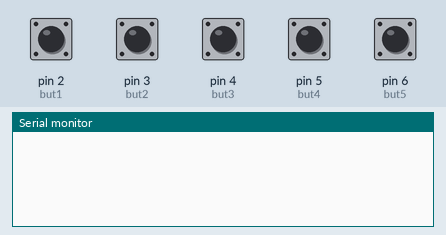
Recording of a sketch running on a simulated Arduino Uno, built with avr-gcc and run on an emulated ATmega328P. On the bench: the last lines printed to the serial monitor. The test bench sets the inputs (shaded band); at power-on: pin 2 (but1), pin 3 (but2), pin 4 (but3), pin 5 (but4), pin 6 (but5) LOW.

Above: at 1.2 s.
1.3 s: pin 2 (but1) pulled HIGH for 0.15 s
At 2.6 s:
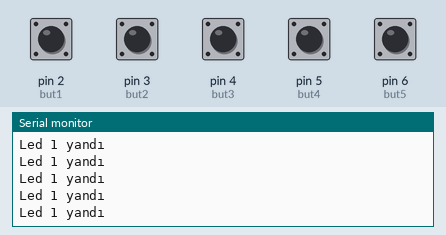
2.9 s: pin 3 (but2) pulled HIGH for 0.15 s
At 4.2 s:
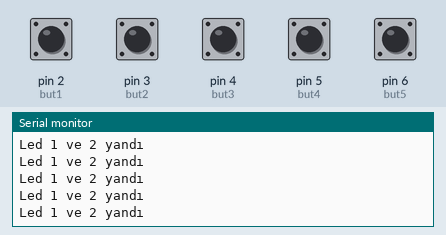
4.5 s: pin 4 (but3) pulled HIGH for 0.15 s
At 5.8 s:
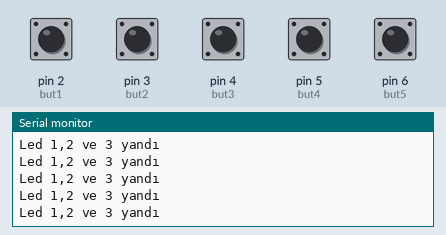
6.1 s: pin 5 (but4) pulled HIGH for 0.15 s
At 7.2 s:
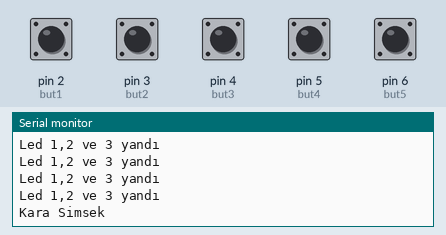
8.3 s: pin 6 (but5) pulled HIGH for 0.15 s
At 9.3 s:
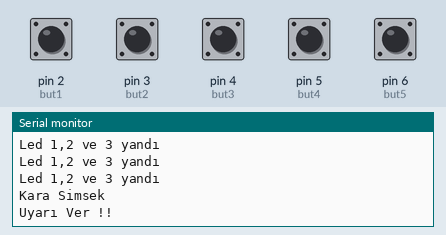
10.3 s: pin 2 (but1) driven HIGH and pin 3 (but2) driven HIGH
At 11.1 s:
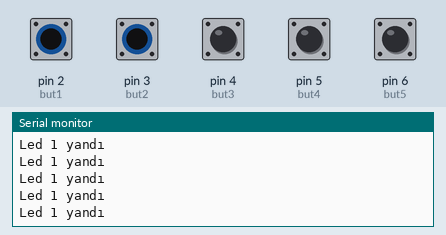

The sketch:

Seria_monuter_kullanma.ino
```cpp
int but1 = 2;// buton pinlerini atadık
int but2 = 3;
int but3 = 4;
int but4 = 5;
int but5 = 6;

int led1 = 8;// Led pinlerini atadık
int led2 = 9;
int led3 = 10;

int b1d;// Buton 1 okunan değerini kaydetmemiz için b1d adında değişken atayoruz...ve diğerleri için
int b2d;
int b3d;
int b4d;
int b5d;


void setup()
{
  Serial.begin(9600);
  digitalWrite(but1, INPUT);// Buton pinlerini giriş olarak atadık
  digitalWrite(but2, INPUT);
  digitalWrite(but3, INPUT);
  digitalWrite(but4, INPUT);
  digitalWrite(but5, INPUT);

  digitalWrite(led1, OUTPUT);// Led pinlerini çıkış olarak atadık
  digitalWrite(led2, OUTPUT);
  digitalWrite(led3, OUTPUT);
}

void loop()
{
  b1d = digitalRead(but1);// butonları oku ve durum bilgilerini değişkenlere kaydet
  b2d = digitalRead(but2);
  b3d = digitalRead(but3);
  b4d = digitalRead(but4);
  b5d = digitalRead(but5);

  if(b1d == HIGH)
  {
  digitalWrite(led1, HIGH);
  Serial.println("Led 1 yandı");
  }
  else if(b2d == HIGH)
  {
  digitalWrite(led1, HIGH);
  digitalWrite(led2, HIGH);
  Serial.println("Led 1 ve 2 yandı");
  }
  else if(b3d == HIGH)
  {
  digitalWrite(led1, HIGH);
  digitalWrite(led2, HIGH);
  digitalWrite(led3, HIGH);
  Serial.println("Led 1,2 ve 3 yandı");
  }
   else if(b4d == HIGH)
  {
  digitalWrite(led1, HIGH);
  delay(250);
  digitalWrite(led1, LOW);
  digitalWrite(led2, HIGH);
  delay(250);
  digitalWrite(led2, LOW);
  digitalWrite(led3, HIGH);
  delay(250);
  digitalWrite(led3, LOW);
  Serial.println("Kara Simsek ");
  }
 else if(b5d == HIGH)
  {
  digitalWrite(led1, HIGH);
  digitalWrite(led2, HIGH);
  digitalWrite(led3, HIGH);
  delay(250);
  digitalWrite(led1, LOW);
  digitalWrite(led2, LOW);
  digitalWrite(led3, LOW);
  delay(250);
  Serial.println("Uyarı Ver !!");
  }
  else
  {
  digitalWrite(led1, LOW);
  digitalWrite(led2, LOW);
  digitalWrite(led3, LOW);
  }
}
```

Measured:
- after the input at 1.3 s, the serial monitor: prints a new line at once (image 1)
- after the input at 2.9 s, the serial monitor: prints a new line at once (image 2)
- after the input at 4.5 s, the serial monitor: prints a new line at once (image 3)
- after the input at 6.1 s, the serial monitor: prints a new line after 0.75 s (image 4)
- after the input at 8.3 s, the serial monitor: prints a new line after 0.50 s (image 5)
- after the input at 10.3 s, the serial monitor: prints a new line at once (image 6)
